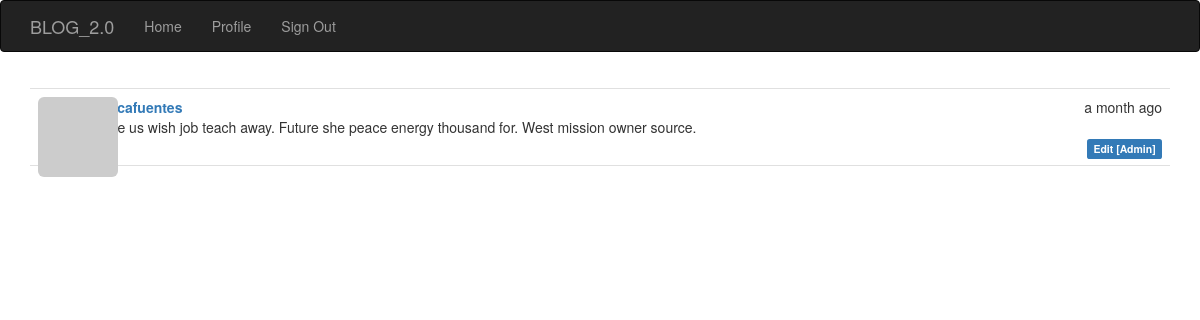
Screenshot of /post/43 (signed in) with the database file from the repository.
### app/models.py (models this page shows, shortened)
class Post(db.Model):
    __tablename__='posts'
    id = db.Column(db.Integer, primary_key=True)
    body = db.Column(db.Text)
    timestamp = db.Column(db.DateTime, index=True, default=datetime.utcnow)
    author_id = db.Column(db.Integer, db.ForeignKey('users.id'))
    body_html = db.Column(db.Text)

class User(UserMixin, db.Model):
    __tablename__ = 'users'
    id = db.Column(db.Integer, primary_key=True)
    email = db.Column(db.String(64), unique=True, index=True)
    username = db.Column(db.String(64), unique=True, index=True)
    name = db.Column(db.String(64))
    location = db.Column(db.String(64))
    about_me = db.Column(db.Text())
    member_since = db.Column(db.DateTime(), default=datetime.utcnow)
    last_seen = db.Column(db.DateTime(), default=datetime.utcnow)
    password_hash = db.Column(db.String(128))
    avatar_hash = db.Column(db.String(32))
    role_id = db.Column(db.Integer, db.ForeignKey('roles.id'))
    confirmed = db.Column(db.Boolean, default=False)
    posts = db.relationship('Post', backref='author', lazy='dynamic')
    followed = db.relationship('Follow', foreign_keys=[Follow.follower_id], backref=db.backref('follower', lazy='joined'), lazy='dynamic', cascade='all, delete-orphan')
    followers = db.relationship('Follow', foreign_keys=[Follow.followed_id], backref=db.backref('followed', lazy='joined'), lazy='dynamic', cascade='all, delete-orphan')
    def can(self, perm):
        return self.role is not None and self.role.has_permission(perm)
    def is_administrator(self):
        return self.can(Permission.ADMIN)
    def ping(self):
        self.last_seen = datetime.utcnow()
        db.session.add(self)
        db.session.commit()
    @property
    def password(self):
        '''
        Password property to prevent reading passwords directly
        '''
        raise AttributeError('Password is not a readable attribute')
    def gravatar(self, size=100, default='identicon', rating='g'):
        if request.is_secure:
            url = 'https://secure.gravatar.com/avatar'
        else:
            url = 'http://www.gravatar.com/avatar'
            hash = self.avatar_hash or self.gravatar_hash()
        return '{url}/{hash}?s={size}&d={default}&r={rating}'.format(
            url=url, hash=hash, size=size, default=default, rating=rating)

### app/main/views.py (the view)
@main.route('/post/<int:id>')
def post(id):
    post = Post.query.get_or_404(id)
    return render_template('post.html', posts=[post])

### app/auth/views.py (called while the page is built)
@auth.before_app_request
def before_request():
    if current_user.is_authenticated:
        current_user.ping()
        if not current_user.confirmed \
                and request.endpoint \
                and request.blueprint != 'auth' \
                and request.endpoint != 'static':
            return redirect(url_for('auth.unconfirmed'))

### app/main/__init__.py (called while the page is built)
@main.app_context_processor
def inject_permission():
    return dict(Permission=Permission)

### app/models.py (called while the page is built)
@login_manager.user_loader
def load_user(user_id):
    return User.query.get(int(user_id))

    def has_permission(self, perm):
        return self.permissions & perm == perm

### app/templates/post.html (shortened to what this page needs)
{% extends "base.html" %}
{% block page_content %}
{% include '_posts.html' %}
{% endblock %}

### app/templates/_posts.html
<ul class="posts">
  {% for post in posts %}
  <li class="post">
    <div class="profile-thumbnail">
      <a href="{{ url_for('.user', username=post.author.username) }}">
        <img class="img-rounded profile-thumbnail" src="{{ post.author.gravatar(size=40) }}">
      </a>
    </div>
    <div class="post-content">
      <div class="post-date">{{ moment(post.timestamp).fromNow() }}</div>
      <div class="post-author">
        <a href="{{ url_for('.user', username=post.author.username) }}">{{ post.author.username }}</a>
      </div>
      <div class="post-body">
        {% if post.body_html %}
          {{ post.body_html | safe }}
        {% else %}
          {{ post.body }}
        {% endif %}
      </div>
      <div class="post-footer">
        <a href="{{ url_for('.post', id=post.id) }}">
          <span class="label label default">Permalink</span>
        </a>
        {% if current_user == post.author %}
        <a href="{{ url_for('.edit', id=post.id) }}">
          <span class="label label-primary">Edit</span>
        </a>
        {% elif current_user.is_administrator() %}
        <a href="{{ url_for('.edit', id=post.id) }}">
          <span class="label label-primary">Edit [Admin]</span>
        </a>
        {% endif %}
      </div>
    </div>
  </li>
  {% endfor %}
</ul>

### app/static/styles.css (style rules this page uses)
.profile-thumbnail { position: absolute; }
ul.posts { list-style-type: none; padding: 0px; margin: 16px 0px 0px 0px; border-top: 1px solid #e0e0e0; }
ul.posts li.post { padding: 8px; border-bottom: 1px solid #e0e0e0; }
div.post-date { float: right; }
div.post-author { font-weight: bold; }
div.post-content { margin-left: 48px; min-height: 48px; }
div.post-footer { text-align: right; }

### rows the page displays
Post: timestamp "a month ago", author.username "jessicafuentes", body "Above us wish job teach away. Future she peace energy thousand for. West mission owner source."
